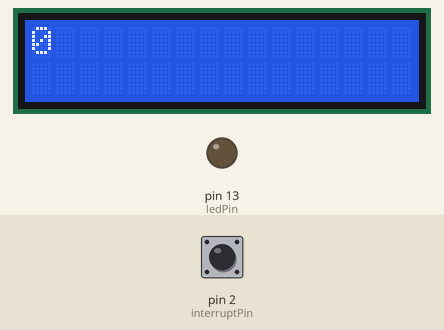
A sketch run on a simulated Arduino Uno, built with avr-gcc and run on an emulated ATmega328P. On the bench: 16×2 character LCD, output pins drawn as LEDs (lit = HIGH). Inputs (shaded band) come from the test bench; at power-on: pin 2 (interruptPin) HIGH.

Above: at 1.2 s.
1.3 s: pin 2 (interruptPin) pulled LOW for 0.15 s
At 1.54 s:
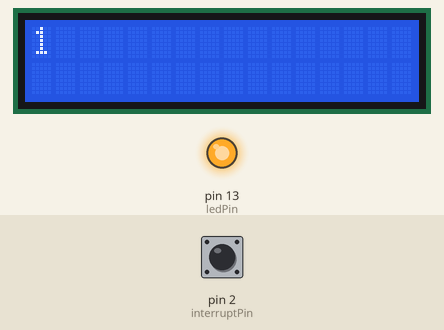
2.0 s: pin 2 (interruptPin) pulled LOW for 1 s
At 2.52 s:
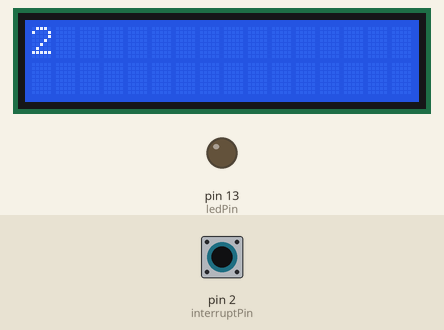
3.6 s: pin 2 (interruptPin) pulled LOW for 0.15 s
At 3.85 s:
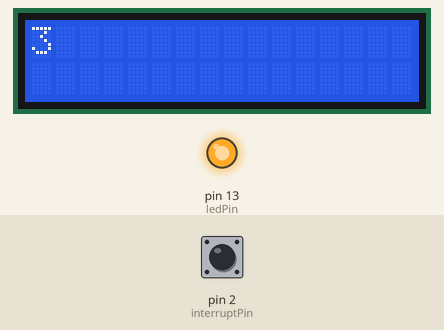
4.3 s: pin 2 (interruptPin) pulled LOW for 1 s
At 4.87 s:
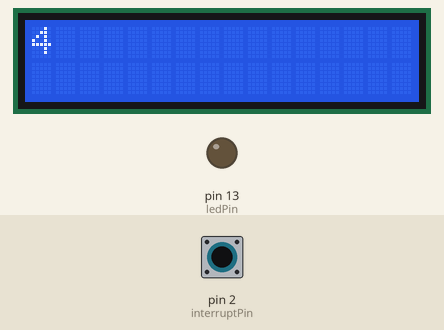
Timing chart, 0 to 6.9 s (numbered marks = the images above; inputs shaded):
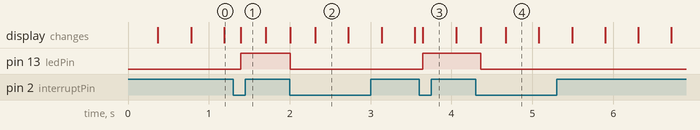

Measured:
- after the input at 1.3 s, pin 13 (ledPin): LOW → HIGH after 0.09 s; the display: changes after 0.09 s (image 1)
- after the input at 2.0 s, pin 13 (ledPin): HIGH → LOW at once; the display: changes at once (image 2)
- after the input at 3.6 s, pin 13 (ledPin): LOW → HIGH after 0.05 s; the display: changes after 0.05 s (image 3)
- after the input at 4.3 s, pin 13 (ledPin): HIGH → LOW after 0.06 s; the display: changes after 0.06 s (image 4)
- what the display in image 2 shows lasts 0.4 s, from 2.3 s to 2.7 s

The sketch:

zadanie01-02.ino
```cpp
#include <LiquidCrystal.h>
const byte ledPin = 13;
const byte interruptPin = 2;
volatile byte state = LOW;
volatile int counter = 0;
const int rs = 8, en = 9, d4 = 4, d5 = 5, d6 = 6, d7 = 7;
LiquidCrystal lcd(rs, en, d4, d5, d6, d7);

void setup() {
  lcd.begin(16, 2);
  lcd.setCursor(0, 0);
  pinMode(ledPin, OUTPUT);
  pinMode(interruptPin, INPUT_PULLUP);
  attachInterrupt(digitalPinToInterrupt(interruptPin), blink, FALLING);
  Serial.begin(9600);
}

void loop() {
  lcd.print(counter);
  digitalWrite(ledPin, state);
  delay(100);
  lcd.clear();
}

void blink() {
  state = !state;
  counter++;
}
```
